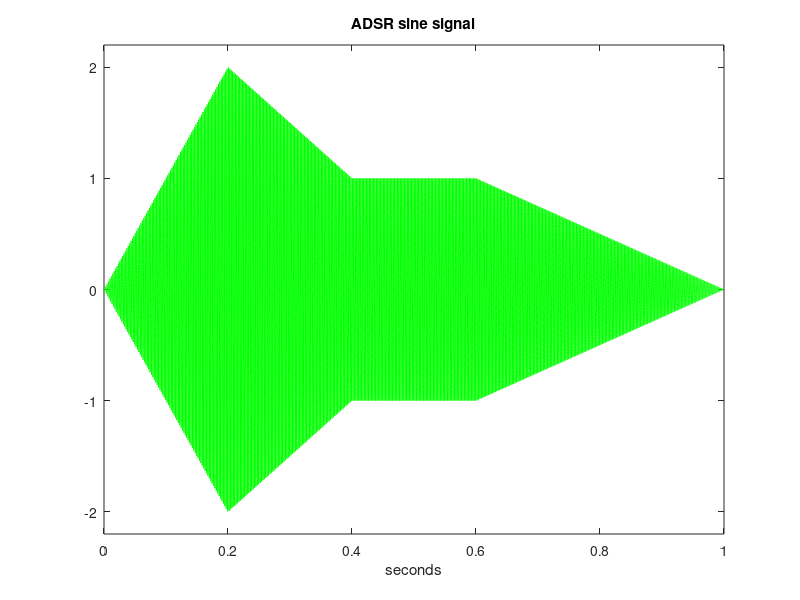

Write the MATLAB code that produced this figure.
% ADSR synthesis of audio sine signal
fs=30000; %sampling frequency in Hz
tiv=1/fs; %time interval between samples;
t=0:tiv:(1-tiv); %time intervals set (1 second)
fC=440; %C note in Hz
fE=659; %E note in Hz
fG=784; %G note in Hz
%setting the ADSR envelope:
NA=fs/5; evA=zeros(1,NA); %evA during 0.2 seconds
for nn=1:NA ,
evA(nn)=2*(nn/NA); %evA linear increase
end
ND=fs/5; evD=zeros(1,ND); %evD during 0.2 seconds
for nn=1:ND ,
evD(nn)=2-(nn/ND); %evD linear decrease
end
NS=fs/5; evS=zeros(1,NS); %evS during 0.2 seconds
for nn=1:NS ,
evS(nn)=1; %evS constant
end
NR=2*fs/5; evR=zeros(1,NR); %evR during 0.4 seconds
for nn=1:NR ,
evR(nn)=1-(nn/NR); %evR linear decrease
end
evT=[evA ,evD ,evS ,evR]; %the total envelope
%C ADSR note
yC=evT.*sin(2*pi*fC*t);
%E ADSR note
yE=evT.*sin(2*pi*fE*t);
%G ADSR note
yG=evT.*sin(2*pi*fG*t);
%playing the notes
soundsc(yC ,fs);
pause(0.5);
soundsc(yG ,fs);
pause(0.5);
soundsc(yE ,fs);
plot(t,yC ,'g'); %plots the C ADSR signal
axis ([0 1 -2.2 2.2]);
xlabel('seconds'); title('ADSR sine signal');